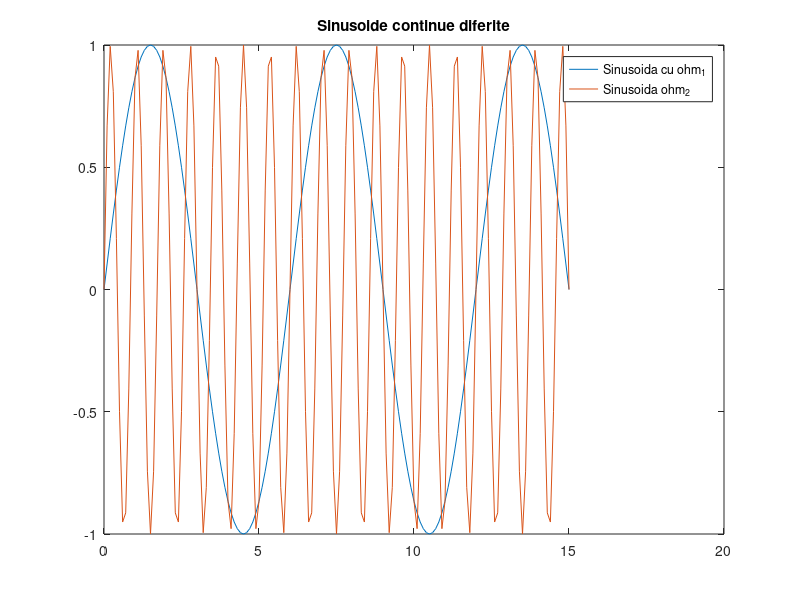
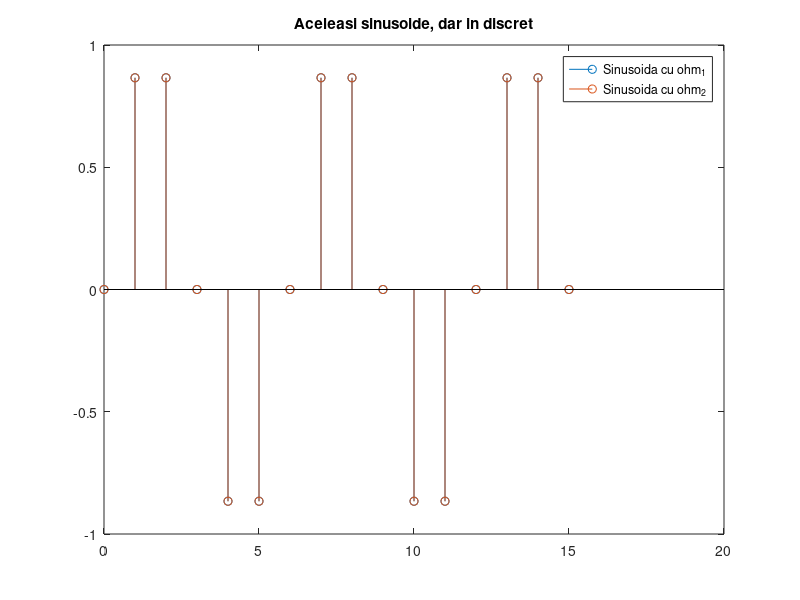

These figures' MATLAB source, in order:
% Lucrarea_3d______________________________________________________________
clear all
close all
clc

% Sinusoide continue diferite, dar identice in discret
% Diferenta
% In cazul continuu, avem perioade diferite (se poate observa din grafic):
% T_1 = (2*pi)/(pi/3) = 6
% T_2 = (2*pi)/(2*pi + pi/3) = 0.857
% In cazul discret, semnalele se suprapun deoarece (avem aceeasi perioada):
% sin(pi/3) = sin(2*pi + pi/3)
% sin(2*pi/3) = sin(4*pi + 2*pi/3)
% sin(3*pi/3) = sin(6*pi + 3*pi/3)

ohm_1 = pi/3;
ohm_2 = 2*pi + pi/3;

Ts    = 1;
N     = 16;
n     = 0:N-1;
t     = 0:0.1:N-1;

xa_1  = sin(ohm_1 .* t);
xa_2  = sin(ohm_2 .* t);

x_1   = sin(ohm_1 .* n .* Ts);
x_2   = sin(ohm_2 .*n .* Ts);

figure(1)
plot(t, xa_1)
hold on 
plot(t, xa_2)
legend('Sinusoida cu ohm_1', 'Sinusoida ohm_2')
title('Sinusoide continue diferite')

figure(2)
stem(n, x_1)
hold on
stem(n, x_2)
legend('Sinusoida cu ohm_1' , 'Sinusoida cu ohm_2')
title('Aceleasi sinusoide, dar in discret')
